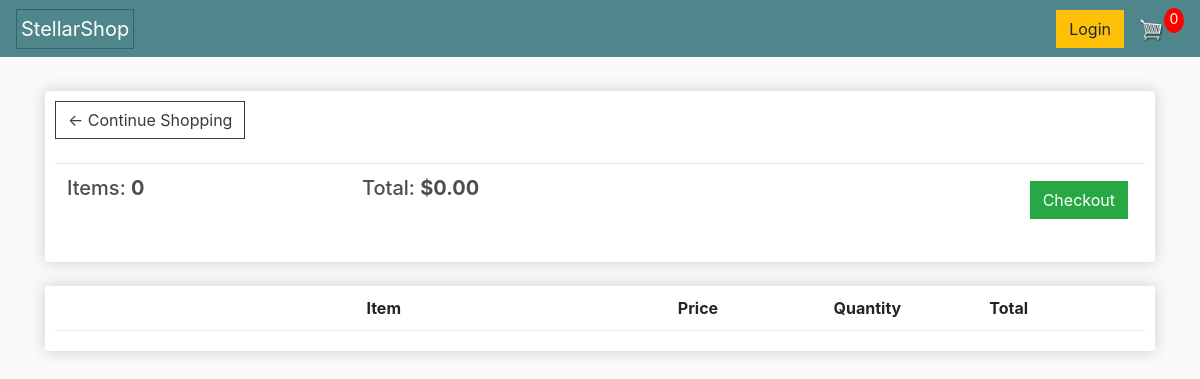
The app's page /cart/ (signed in), older data.
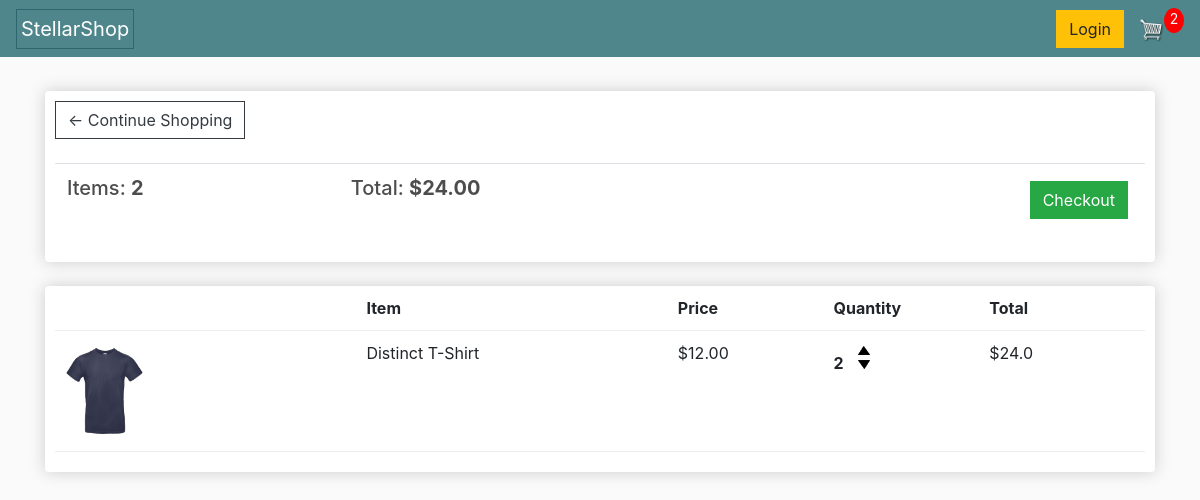
The same page, newer data.
### store/models.py (models this page shows, shortened)
class Order(models.Model):
    customer = models.ForeignKey(Customer, on_delete=models.SET_NULL, null=True, blank=True)
    date_ordered = models.DateTimeField(auto_now_add=True)
    complete = models.BooleanField(default=False, null=True, blank=True)
    transaction_id = models.CharField(max_length=100, null=True)
    @property
    def get_cart_total(self):
        orderitems = self.orderitem_set.all()
        total = sum([item.get_total for item in orderitems])
        return total
    @property
    def get_cart_items(self):
        orderitems = self.orderitem_set.all()
        total = sum([item.quantity for item in orderitems])
        return total

class OrderItem(models.Model):
    product = models.ForeignKey(Product, on_delete=models.SET_NULL, null=True)
    order = models.ForeignKey(Order, on_delete=models.SET_NULL, blank=True, null=True)
    quantity = models.IntegerField(default=0, null=True, blank=True)
    date_added = models.DateTimeField(auto_now_add=True)
    @property
    def get_total(self):
        total = self.product.price * self.quantity
        return total

class Product(models.Model):
    name = models.CharField(max_length=200, null=True)
    price = models.FloatField()
    digital = models.BooleanField(default=False, null=True, blank=False)
    image = models.ImageField(null=True, blank=True)
    @property
    def imageURL(self):
        try:
            url = self.image.url
        except:
            url = ''
        return url

### store/views.py (the view)
# urls.py: path('cart/', views.cart, name="cart"),
def cart(request):
    data = cartData(request)
    cartItems = data['cartItems']
    order = data['order']
    items = data['items']
    context = {'items':items, 'order':order,  'cartItems': cartItems}
    return render(request, 'store/cart.html', context)

### store/utils.py (called while the page is built)
def cartData(request):
    if request.user.is_authenticated:
        customer = request.user.customer
        order, created = Order.objects.get_or_create(customer=customer, complete=False)
        items = order.orderitem_set.all()
        cartItems = order.get_cart_items
    else:
        cookieData = cookieCart(request)
        cartItems = cookieData['cartItems']
        order = cookieData['order']
        items = cookieData['items']
    return{'cartItems':cartItems, 'order':order, 'items': items}

### store/templates/store/cart.html
{% extends 'store/main.html' %} {% load static %} {% block content %}
<div class="row">
  <div class="col-lg-12">
    <div class="box-element">
      <a class="btn btn-outline-dark" href="{% url 'store' %}"
        >&#x2190; Continue Shopping</a
      >
      <br />
      <br />
      <table class="table">
        <tr>
          <th>
            <h5>Items: <strong>{{order.get_cart_items}}</strong></h5>
          </th>
          <th>
            <h5>
              Total: <strong>${{order.get_cart_total|floatformat:2}}</strong>
            </h5>
          </th>
          <th>
            <a
              style="float: right; margin: 5px"
              class="btn btn-success"
              href="{% url 'checkout' %}"
              >Checkout</a
            >
          </th>
        </tr>
      </table>
    </div>
    <br />
    <div class="box-element">
      <div class="cart-row">
        <div style="flex: 2"></div>
        <div style="flex: 2"><strong>Item</strong></div>
        <div style="flex: 1"><strong>Price</strong></div>
        <div style="flex: 1"><strong>Quantity</strong></div>
        <div style="flex: 1"><strong>Total</strong></div>
      </div>
      {% for item in items %}
      <div class="cart-row">
        <div style="flex: 2">
          <img class="row-image" src="{{item.product.imageURL}}" />
        </div>
        <div style="flex: 2"><p>{{item.product.name}}</p></div>
        <div style="flex: 1"><p>${{item.product.price|floatformat:2}}</p></div>
        <div style="flex: 1">
          <p class="quantity">{{item.quantity}}</p>
          <div class="quantity">
            <img
              data-product="{{item.product.id}}"
              data-action="add"
              class="chg-quantity update-cart"
              src="{% static  'images/arrow-up.png' %}"
            />
            <img
              data-product="{{item.product.id}}"
              data-action="remove"
              class="chg-quantity update-cart"
              src="{% static  'images/arrow-down.png' %}"
            />
          </div>
        </div>
        <div style="flex: 1"><p>${{item.get_total}}</p></div>
      </div>
      {% endfor %}
    </div>
  </div>
</div>
{% endblock content %}

Row changes from the older to the newer data that the page shows:
computed for Order: get_cart_items "0" → "2"; get_cart_total "0.00" → "24.00"
added OrderItem: product.imageURL (picture), product.name "Distinct T-Shirt", product.price "12.00", quantity "2", get_total "24.0"
Text that changed along with them:
{{ cartItems }}: "0" → "2"
